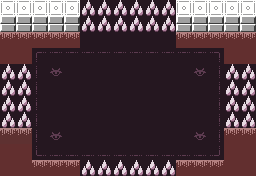

This game map was drawn from its Tiled (.tmx) file and the tilesets committed beside it. A one-line description and the full map source follow:
An orthogonal 16x11 tile map with 16x16 px tiles, 10 tile layers (Base, Attributes, Base, Attributes, ...), 4 tilesets.

<map version="1.10" tiledversion="1.11.2" orientation="orthogonal" renderorder="right-down" width="16" height="11" tilewidth="16" tileheight="16" infinite="0" nextlayerid="39" nextobjectid="1">
 <properties>
  <property name="category" value="challenge" />
  <property name="dark" type="bool" value="false" />
  <property name="exit_east" type="bool" value="true" />
  <property name="exit_north" type="bool" value="true" />
  <property name="exit_south" type="bool" value="true" />
  <property name="exit_west" type="bool" value="true" />
  <property name="forbid_player_spawning" type="bool" value="true" />
  <property name="room_obj_palette" value="sprite_palette_overworld_table" />
  <property name="room_palette" value="challenge_pit_darkred_palette_table" />
 </properties>
 <tileset firstgid="1" source="../../MapTiles.tsx" />
 <tileset firstgid="257" source="../../DiscoFloorTiles.tsx" />
 <tileset firstgid="289" source="../../Attributes.tsx" />
 <tileset firstgid="293" source="../../TechnicalTiles.tsx" />
 <layer id="1" name="Base" width="16" height="11">
  <data encoding="csv">
6,6,6,6,6,6,6,6,6,6,6,6,6,6,6,6,
5,5,5,5,5,5,5,5,5,5,5,5,5,5,5,5,
13,13,13,13,13,13,13,13,13,13,13,13,13,13,13,13,
2,2,258,259,259,259,259,259,259,259,259,259,259,260,2,2,
2,2,266,273,257,257,257,257,257,257,257,257,273,268,2,2,
2,2,266,257,257,257,257,257,257,257,257,257,257,268,2,2,
2,2,266,257,257,257,257,257,257,257,257,257,257,268,2,2,
2,2,266,257,257,257,257,257,257,257,257,257,257,268,2,2,
2,2,266,273,257,257,257,257,257,257,257,257,273,268,2,2,
2,2,274,275,275,275,275,275,275,275,275,275,275,276,2,2,
2,2,13,13,13,13,13,13,13,13,13,13,13,13,2,2
</data>
 </layer>
 <layer id="2" name="Attributes" width="16" height="11" opacity="0.2">
  <data encoding="csv">
289,289,289,289,289,289,289,289,289,289,289,289,289,289,289,289,
289,289,289,289,289,289,289,289,289,289,289,289,289,289,289,289,
292,292,292,292,292,292,292,292,292,292,292,292,292,292,292,292,
292,292,289,289,289,289,289,289,289,289,289,289,0,0,292,292,
292,292,289,0,0,289,289,289,289,289,289,289,289,0,292,292,
292,292,289,289,289,289,0,0,0,289,289,289,0,0,292,292,
292,292,289,289,289,289,289,289,289,289,0,0,0,0,292,292,
292,292,0,0,0,0,0,0,0,0,0,0,0,0,292,292,
292,292,0,0,0,0,0,0,0,0,0,0,0,0,292,292,
292,292,0,0,0,0,0,0,0,0,0,0,0,0,292,292,
292,292,292,292,292,292,292,292,292,292,292,292,292,292,292,292
</data>
 </layer>
 <group id="36" name="Exit - West" class="overlay">
  <properties>
   <property name="adjacent_challenge" type="bool" value="true" />
   <property name="adjacent_exterior" type="bool" value="true" />
   <property name="adjacent_interior" type="bool" value="true" />
   <property name="adjacent_shop" type="bool" value="true" />
   <property name="direction" value="west" />
  </properties>
  <layer id="37" name="Base" width="16" height="11">
   <data encoding="csv">
0,0,0,0,0,0,0,0,0,0,0,0,0,0,0,0,
0,0,0,0,0,0,0,0,0,0,0,0,0,0,0,0,
0,0,0,0,0,0,0,0,0,0,0,0,0,0,0,0,
0,0,0,0,0,0,0,0,0,0,0,0,0,0,0,0,
308,308,0,0,0,0,0,0,0,0,0,0,0,0,0,0,
308,308,0,0,0,0,0,0,0,0,0,0,0,0,0,0,
308,308,0,0,0,0,0,0,0,0,0,0,0,0,0,0,
308,308,0,0,0,0,0,0,0,0,0,0,0,0,0,0,
13,13,0,0,0,0,0,0,0,0,0,0,0,0,0,0,
0,0,0,0,0,0,0,0,0,0,0,0,0,0,0,0,
0,0,0,0,0,0,0,0,0,0,0,0,0,0,0,0
</data>
  </layer>
  <layer id="38" name="Attributes" width="16" height="11" opacity="0.18">
   <data encoding="csv">
0,0,0,0,0,0,0,0,0,0,0,0,0,0,0,0,
0,0,0,0,0,0,0,0,0,0,0,0,0,0,0,0,
0,0,0,0,0,0,0,0,0,0,0,0,0,0,0,0,
0,0,0,0,0,0,0,0,0,0,0,0,0,0,0,0,
0,0,0,0,0,0,0,0,0,0,0,0,0,0,0,0,
0,0,0,0,0,0,0,0,0,0,0,0,0,0,0,0,
0,0,0,0,0,0,0,0,0,0,0,0,0,0,0,0,
0,0,0,0,0,0,0,0,0,0,0,0,0,0,0,0,
292,292,0,0,0,0,0,0,0,0,0,0,0,0,0,0,
0,0,0,0,0,0,0,0,0,0,0,0,0,0,0,0,
0,0,0,0,0,0,0,0,0,0,0,0,0,0,0,0
</data>
  </layer>
 </group>
 <group id="33" name="Exit - South" class="overlay">
  <properties>
   <property name="adjacent_challenge" type="bool" value="true" />
   <property name="adjacent_exterior" type="bool" value="true" />
   <property name="adjacent_interior" type="bool" value="true" />
   <property name="adjacent_shop" type="bool" value="true" />
   <property name="direction" value="south" />
  </properties>
  <layer id="34" name="Base" width="16" height="11">
   <data encoding="csv">
0,0,0,0,0,0,0,0,0,0,0,0,0,0,0,0,
0,0,0,0,0,0,0,0,0,0,0,0,0,0,0,0,
0,0,0,0,0,0,0,0,0,0,0,0,0,0,0,0,
0,0,0,0,0,0,0,0,0,0,0,0,0,0,0,0,
0,0,0,0,0,0,0,0,0,0,0,0,0,0,0,0,
0,0,0,0,0,0,0,0,0,0,0,0,0,0,0,0,
0,0,0,0,0,0,0,0,0,0,0,0,0,0,0,0,
0,0,0,0,0,0,0,0,0,0,0,0,0,0,0,0,
0,0,0,0,0,0,0,0,0,0,0,0,0,0,0,0,
0,0,0,0,0,0,0,0,0,0,0,0,0,0,0,0,
0,0,0,0,0,308,308,308,308,308,308,0,0,0,0,0
</data>
  </layer>
  <layer id="35" name="Attributes" width="16" height="11" opacity="0.13">
   <data encoding="csv">
0,0,0,0,0,0,0,0,0,0,0,0,0,0,0,0,
0,0,0,0,0,0,0,0,0,0,0,0,0,0,0,0,
0,0,0,0,0,0,0,0,0,0,0,0,0,0,0,0,
0,0,0,0,0,0,0,0,0,0,0,0,0,0,0,0,
0,0,0,0,0,0,0,0,0,0,0,0,0,0,0,0,
0,0,0,0,0,0,0,0,0,0,0,0,0,0,0,0,
0,0,0,0,0,0,0,0,0,0,0,0,0,0,0,0,
0,0,0,0,0,0,0,0,0,0,0,0,0,0,0,0,
0,0,0,0,0,0,0,0,0,0,0,0,0,0,0,0,
0,0,0,0,0,0,0,0,0,0,0,0,0,0,0,0,
0,0,0,0,0,0,0,0,0,0,0,0,0,0,0,0
</data>
  </layer>
 </group>
 <group id="30" name="Exit - East" class="overlay">
  <properties>
   <property name="adjacent_challenge" type="bool" value="true" />
   <property name="adjacent_exterior" type="bool" value="true" />
   <property name="adjacent_interior" type="bool" value="true" />
   <property name="adjacent_shop" type="bool" value="true" />
   <property name="direction" value="east" />
  </properties>
  <layer id="31" name="Base" width="16" height="11">
   <data encoding="csv">
0,0,0,0,0,0,0,0,0,0,0,0,0,0,0,0,
0,0,0,0,0,0,0,0,0,0,0,0,0,0,0,0,
0,0,0,0,0,0,0,0,0,0,0,0,0,0,0,0,
0,0,0,0,0,0,0,0,0,0,0,0,0,0,0,0,
0,0,0,0,0,0,0,0,0,0,0,0,0,0,308,308,
0,0,0,0,0,0,0,0,0,0,0,0,0,0,308,308,
0,0,0,0,0,0,0,0,0,0,0,0,0,0,308,308,
0,0,0,0,0,0,0,0,0,0,0,0,0,0,308,308,
0,0,0,0,0,0,0,0,0,0,0,0,0,0,13,13,
0,0,0,0,0,0,0,0,0,0,0,0,0,0,0,0,
0,0,0,0,0,0,0,0,0,0,0,0,0,0,0,0
</data>
  </layer>
  <layer id="32" name="Attributes" width="16" height="11" opacity="0.2">
   <data encoding="csv">
0,0,0,0,0,0,0,0,0,0,0,0,0,0,0,0,
0,0,0,0,0,0,0,0,0,0,0,0,0,0,0,0,
0,0,0,0,0,0,0,0,0,0,0,0,0,0,0,0,
0,0,0,0,0,0,0,0,0,0,0,0,0,0,0,0,
0,0,0,0,0,0,0,0,0,0,0,0,0,0,0,0,
0,0,0,0,0,0,0,0,0,0,0,0,0,0,0,0,
0,0,0,0,0,0,0,0,0,0,0,0,0,0,0,0,
0,0,0,0,0,0,0,0,0,0,0,0,0,0,0,0,
0,0,0,0,0,0,0,0,0,0,0,0,0,0,292,292,
0,0,0,0,0,0,0,0,0,0,0,0,0,0,0,0,
0,0,0,0,0,0,0,0,0,0,0,0,0,0,0,0
</data>
  </layer>
 </group>
 <group id="27" name="Exit - North" class="overlay">
  <properties>
   <property name="adjacent_challenge" type="bool" value="true" />
   <property name="adjacent_exterior" type="bool" value="true" />
   <property name="adjacent_interior" type="bool" value="true" />
   <property name="adjacent_shop" type="bool" value="true" />
   <property name="direction" value="north" />
  </properties>
  <layer id="28" name="Base" width="16" height="11">
   <data encoding="csv">
0,0,0,0,0,308,308,308,308,308,308,0,0,0,0,0,
0,0,0,0,0,308,308,308,308,308,308,0,0,0,0,0,
0,0,0,0,0,257,257,257,257,257,257,0,0,0,0,0,
0,0,0,0,0,0,0,0,0,0,0,0,0,0,0,0,
0,0,0,0,0,0,0,0,0,0,0,0,0,0,0,0,
0,0,0,0,0,0,0,0,0,0,0,0,0,0,0,0,
0,0,0,0,0,0,0,0,0,0,0,0,0,0,0,0,
0,0,0,0,0,0,0,0,0,0,0,0,0,0,0,0,
0,0,0,0,0,0,0,0,0,0,0,0,0,0,0,0,
0,0,0,0,0,0,0,0,0,0,0,0,0,0,0,0,
0,0,0,0,0,0,0,0,0,0,0,0,0,0,0,0
</data>
  </layer>
  <layer id="29" name="Attributes" width="16" height="11" opacity="0.24">
   <data encoding="csv">
0,0,0,0,0,0,0,0,0,0,0,0,0,0,0,0,
0,0,0,0,0,0,0,0,0,0,0,0,0,0,0,0,
0,0,0,0,0,0,0,0,0,0,0,0,0,0,0,0,
0,0,0,0,0,0,0,0,0,0,0,0,0,0,0,0,
0,0,0,0,0,0,0,0,0,0,0,0,0,0,0,0,
0,0,0,0,0,0,0,0,0,0,0,0,0,0,0,0,
0,0,0,0,0,0,0,0,0,0,0,0,0,0,0,0,
0,0,0,0,0,0,0,0,0,0,0,0,0,0,0,0,
0,0,0,0,0,0,0,0,0,0,0,0,0,0,0,0,
0,0,0,0,0,0,0,0,0,0,0,0,0,0,0,0,
0,0,0,0,0,0,0,0,0,0,0,0,0,0,0,0
</data>
  </layer>
 </group>
</map>
